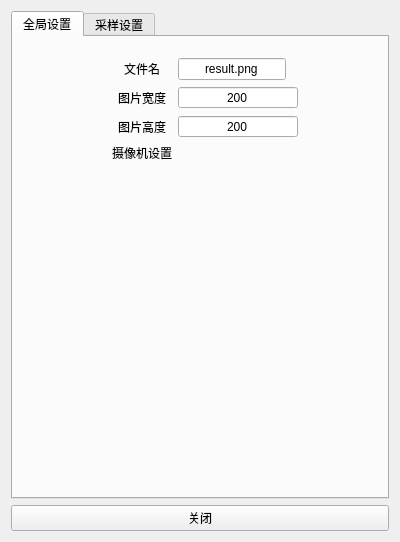
<?xml version="1.0" encoding="UTF-8"?>
<ui version="4.0">
 <class>RenderSetting</class>
 <widget class="QWidget" name="RenderSetting">
  <property name="geometry">
   <rect>
    <x>0</x>
    <y>0</y>
    <width>400</width>
    <height>542</height>
   </rect>
  </property>
  <property name="windowTitle">
   <string>渲染设置</string>
  </property>
  <layout class="QVBoxLayout" name="verticalLayout">
   <item>
    <widget class="QTabWidget" name="tabWidget">
     <property name="currentIndex">
      <number>0</number>
     </property>
     <widget class="QWidget" name="tab">
      <attribute name="title">
       <string>全局设置</string>
      </attribute>
      <widget class="QWidget" name="formLayoutWidget">
       <property name="geometry">
        <rect>
         <x>9</x>
         <y>11</y>
         <width>361</width>
         <height>441</height>
        </rect>
       </property>
       <layout class="QFormLayout" name="formLayout_global">
        <property name="fieldGrowthPolicy">
         <enum>QFormLayout::FieldsStayAtSizeHint</enum>
        </property>
        <property name="labelAlignment">
         <set>Qt::AlignCenter</set>
        </property>
        <property name="formAlignment">
         <set>Qt::AlignHCenter|Qt::AlignTop</set>
        </property>
        <property name="leftMargin">
         <number>10</number>
        </property>
        <property name="topMargin">
         <number>10</number>
        </property>
        <property name="rightMargin">
         <number>10</number>
        </property>
        <property name="bottomMargin">
         <number>10</number>
        </property>
        <item row="0" column="0">
         <widget class="QLabel" name="label_fileName">
          <property name="text">
           <string>文件名</string>
          </property>
         </widget>
        </item>
        <item row="0" column="1">
         <widget class="QLineEdit" name="lineEdit_fileName">
          <property name="maximumSize">
           <size>
            <width>120</width>
            <height>16777215</height>
           </size>
          </property>
          <property name="text">
           <string>result.png</string>
          </property>
          <property name="alignment">
           <set>Qt::AlignCenter</set>
          </property>
         </widget>
        </item>
        <item row="1" column="0">
         <widget class="QLabel" name="label_imageWidth">
          <property name="text">
           <string>图片宽度</string>
          </property>
         </widget>
        </item>
        <item row="1" column="1">
         <widget class="QSpinBox" name="spinBox_imageWidth">
          <property name="minimumSize">
           <size>
            <width>120</width>
            <height>0</height>
           </size>
          </property>
          <property name="maximumSize">
           <size>
            <width>120</width>
            <height>16777215</height>
           </size>
          </property>
          <property name="contextMenuPolicy">
           <enum>Qt::NoContextMenu</enum>
          </property>
          <property name="alignment">
           <set>Qt::AlignCenter</set>
          </property>
          <property name="buttonSymbols">
           <enum>QAbstractSpinBox::NoButtons</enum>
          </property>
          <property name="showGroupSeparator" stdset="0">
           <bool>false</bool>
          </property>
          <property name="minimum">
           <number>1</number>
          </property>
          <property name="maximum">
           <number>8000</number>
          </property>
          <property name="value">
           <number>200</number>
          </property>
         </widget>
        </item>
        <item row="2" column="0">
         <widget class="QLabel" name="label_imageHeight">
          <property name="text">
           <string>图片高度</string>
          </property>
         </widget>
        </item>
        <item row="2" column="1">
         <widget class="QSpinBox" name="spinBox_imageHeight">
          <property name="minimumSize">
           <size>
            <width>120</width>
            <height>0</height>
           </size>
          </property>
          <property name="maximumSize">
           <size>
            <width>120</width>
            <height>16777215</height>
           </size>
          </property>
          <property name="alignment">
           <set>Qt::AlignCenter</set>
          </property>
          <property name="buttonSymbols">
           <enum>QAbstractSpinBox::NoButtons</enum>
          </property>
          <property name="minimum">
           <number>1</number>
          </property>
          <property name="maximum">
           <number>8000</number>
          </property>
          <property name="value">
           <number>200</number>
          </property>
         </widget>
        </item>
        <item row="3" column="0">
         <widget class="QLabel" name="label_cameraSetting">
          <property name="text">
           <string>摄像机设置</string>
          </property>
         </widget>
        </item>
       </layout>
      </widget>
     </widget>
     <widget class="QWidget" name="tab_2">
      <attribute name="title">
       <string>采样设置</string>
      </attribute>
     </widget>
    </widget>
   </item>
   <item>
    <widget class="QPushButton" name="pushButton_close">
     <property name="text">
      <string>关闭</string>
     </property>
    </widget>
   </item>
  </layout>
 </widget>
 <resources/>
 <connections/>
</ui>
